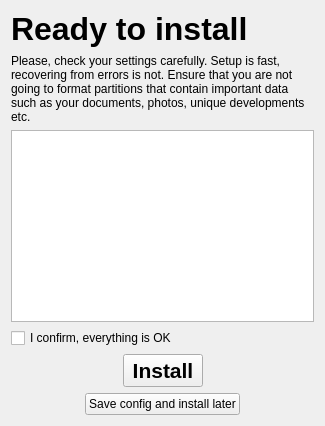
      <widget class="QWidget" name="confirmPage">
       <layout class="QVBoxLayout" name="verticalLayout_10">
        <item>
         <layout class="QHBoxLayout" name="horizontalLayout_43">
          <item>
           <widget class="QLabel" name="label_15">
            <property name="text">
             <string>&lt;!DOCTYPE HTML PUBLIC &quot;-//W3C//DTD HTML 4.0//EN&quot; &quot;http://www.w3.org/TR/REC-html40/strict.dtd&quot;&gt;
&lt;html&gt;&lt;head&gt;&lt;meta name=&quot;qrichtext&quot; content=&quot;1&quot; /&gt;&lt;style type=&quot;text/css&quot;&gt;
p, li { white-space: pre-wrap; }
&lt;/style&gt;&lt;/head&gt;&lt;body style=&quot; font-family:'Droid Sans'; font-size:10pt; font-weight:400; font-style:normal;&quot;&gt;
&lt;p style=&quot; margin-top:0px; margin-bottom:0px; margin-left:0px; margin-right:0px; -qt-block-indent:0; text-indent:0px;&quot;&gt;&lt;span style=&quot; font-family:'Tahoma'; font-size:24pt; font-weight:600;&quot;&gt;Ready to install&lt;/span&gt;&lt;/p&gt;&lt;/body&gt;&lt;/html&gt;</string>
            </property>
            <property name="wordWrap">
             <bool>false</bool>
            </property>
           </widget>
          </item>
          <item>
           <spacer name="horizontalSpacer_31">
            <property name="orientation">
             <enum>Qt::Horizontal</enum>
            </property>
            <property name="sizeHint" stdset="0">
             <size>
              <width>40</width>
              <height>20</height>
             </size>
            </property>
           </spacer>
          </item>
          <item>
           <layout class="QVBoxLayout" name="verticalLayout_39">
            <item>
             <spacer name="verticalSpacer_37">
              <property name="orientation">
               <enum>Qt::Vertical</enum>
              </property>
              <property name="sizeType">
               <enum>QSizePolicy::Fixed</enum>
              </property>
              <property name="sizeHint" stdset="0">
               <size>
                <width>20</width>
                <height>9</height>
               </size>
              </property>
             </spacer>
            </item>
            <item>
             <widget class="QLabel" name="label_56">
              <property name="text">
               <string/>
              </property>
              <property name="pixmap">
               <pixmap>:/setupRoots/icons/logo_wide.svg</pixmap>
              </property>
             </widget>
            </item>
           </layout>
          </item>
         </layout>
        </item>
        <item>
         <widget class="QLabel" name="label_57">
          <property name="text">
           <string>Please, check your settings carefully. Setup is fast, recovering from errors is not. Ensure that you are not going to format partitions that contain important data such as your documents, photos, unique developments etc.</string>
          </property>
          <property name="wordWrap">
           <bool>true</bool>
          </property>
         </widget>
        </item>
        <item>
         <widget class="QTextBrowser" name="confirmationTextBrowser">
          <property name="sizePolicy">
           <sizepolicy hsizetype="Expanding" vsizetype="Expanding">
            <horstretch>0</horstretch>
            <verstretch>0</verstretch>
           </sizepolicy>
          </property>
          <property name="minimumSize">
           <size>
            <width>0</width>
            <height>0</height>
           </size>
          </property>
          <property name="maximumSize">
           <size>
            <width>16777215</width>
            <height>16777215</height>
           </size>
          </property>
          <property name="html">
           <string>&lt;!DOCTYPE HTML PUBLIC &quot;-//W3C//DTD HTML 4.0//EN&quot; &quot;http://www.w3.org/TR/REC-html40/strict.dtd&quot;&gt;
&lt;html&gt;&lt;head&gt;&lt;meta name=&quot;qrichtext&quot; content=&quot;1&quot; /&gt;&lt;style type=&quot;text/css&quot;&gt;
p, li { white-space: pre-wrap; }
&lt;/style&gt;&lt;/head&gt;&lt;body style=&quot; font-family:'Sans Serif'; font-size:10pt; font-weight:400; font-style:normal;&quot;&gt;
&lt;p style=&quot;-qt-paragraph-type:empty; margin-top:0px; margin-bottom:0px; margin-left:0px; margin-right:0px; -qt-block-indent:0; text-indent:0px; font-family:'Droid Sans';&quot;&gt;&lt;br /&gt;&lt;/p&gt;&lt;/body&gt;&lt;/html&gt;</string>
          </property>
         </widget>
        </item>
        <item>
         <layout class="QHBoxLayout" name="horizontalLayout_19">
          <item>
           <widget class="QCheckBox" name="confirmInstallCheckBox">
            <property name="text">
             <string>I confirm, everything is OK</string>
            </property>
           </widget>
          </item>
          <item>
           <spacer name="horizontalSpacer_18">
            <property name="orientation">
             <enum>Qt::Horizontal</enum>
            </property>
            <property name="sizeHint" stdset="0">
             <size>
              <width>40</width>
              <height>20</height>
             </size>
            </property>
           </spacer>
          </item>
         </layout>
        </item>
        <item>
         <layout class="QHBoxLayout" name="horizontalLayout_20">
          <item>
           <spacer name="horizontalSpacer_19">
            <property name="orientation">
             <enum>Qt::Horizontal</enum>
            </property>
            <property name="sizeHint" stdset="0">
             <size>
              <width>40</width>
              <height>20</height>
             </size>
            </property>
           </spacer>
          </item>
          <item>
           <widget class="QPushButton" name="installButton">
            <property name="font">
             <font>
              <pointsize>16</pointsize>
              <weight>75</weight>
              <bold>true</bold>
             </font>
            </property>
            <property name="text">
             <string>Install</string>
            </property>
           </widget>
          </item>
          <item>
           <spacer name="horizontalSpacer_20">
            <property name="orientation">
             <enum>Qt::Horizontal</enum>
            </property>
            <property name="sizeHint" stdset="0">
             <size>
              <width>40</width>
              <height>20</height>
             </size>
            </property>
           </spacer>
          </item>
         </layout>
        </item>
        <item>
         <layout class="QHBoxLayout" name="horizontalLayout_27">
          <item>
           <spacer name="horizontalSpacer_36">
            <property name="orientation">
             <enum>Qt::Horizontal</enum>
            </property>
            <property name="sizeHint" stdset="0">
             <size>
              <width>40</width>
              <height>20</height>
             </size>
            </property>
           </spacer>
          </item>
          <item>
           <widget class="QPushButton" name="saveConfigButton">
            <property name="text">
             <string>Save config and install later</string>
            </property>
           </widget>
          </item>
          <item>
           <spacer name="horizontalSpacer_37">
            <property name="orientation">
             <enum>Qt::Horizontal</enum>
            </property>
            <property name="sizeHint" stdset="0">
             <size>
              <width>40</width>
              <height>20</height>
             </size>
            </property>
           </spacer>
          </item>
         </layout>
        </item>
       </layout>
      </widget>
